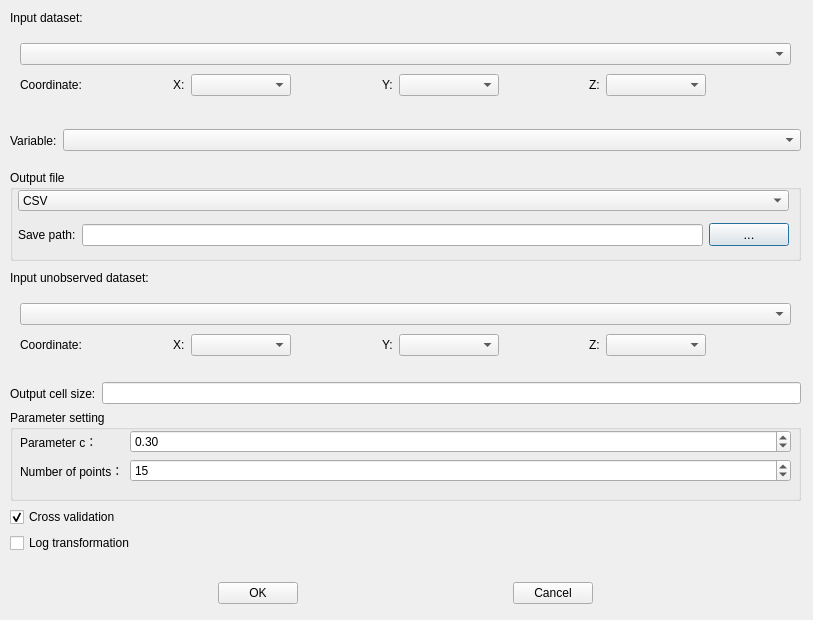
<?xml version="1.0" encoding="UTF-8"?>
<ui version="4.0">
 <class>OYangCZServiceDialog</class>
 <widget class="QDialog" name="OYangCZServiceDialog">
  <property name="geometry">
   <rect>
    <x>0</x>
    <y>0</y>
    <width>813</width>
    <height>620</height>
   </rect>
  </property>
  <property name="sizePolicy">
   <sizepolicy hsizetype="Preferred" vsizetype="Minimum">
    <horstretch>0</horstretch>
    <verstretch>0</verstretch>
   </sizepolicy>
  </property>
  <property name="minimumSize">
   <size>
    <width>0</width>
    <height>0</height>
   </size>
  </property>
  <property name="font">
   <font>
    <pointsize>9</pointsize>
   </font>
  </property>
  <property name="windowTitle">
   <string>OYangCZ</string>
  </property>
  <widget class="QWidget" name="widget_grid" native="true">
   <property name="geometry">
    <rect>
     <x>20</x>
     <y>760</y>
     <width>569</width>
     <height>55</height>
    </rect>
   </property>
   <property name="sizePolicy">
    <sizepolicy hsizetype="Preferred" vsizetype="Minimum">
     <horstretch>0</horstretch>
     <verstretch>0</verstretch>
    </sizepolicy>
   </property>
   <property name="minimumSize">
    <size>
     <width>0</width>
     <height>55</height>
    </size>
   </property>
  </widget>
  <widget class="QLabel" name="label_2">
   <property name="geometry">
    <rect>
     <x>10</x>
     <y>10</y>
     <width>819</width>
     <height>15</height>
    </rect>
   </property>
   <property name="text">
    <string>Input dataset:</string>
   </property>
  </widget>
  <widget class="QWidget" name="widget" native="true">
   <property name="geometry">
    <rect>
     <x>10</x>
     <y>30</y>
     <width>791</width>
     <height>81</height>
    </rect>
   </property>
   <property name="styleSheet">
    <string notr="true"/>
   </property>
   <widget class="QWidget" name="verticalLayoutWidget_2">
    <property name="geometry">
     <rect>
      <x>10</x>
      <y>10</y>
      <width>771</width>
      <height>61</height>
     </rect>
    </property>
    <layout class="QVBoxLayout" name="verticalLayout_2">
     <item>
      <widget class="QComboBox" name="cmbObPath"/>
     </item>
     <item>
      <layout class="QHBoxLayout" name="horizontalLayout_2">
       <item>
        <widget class="QLabel" name="label_7">
         <property name="text">
          <string>Coordinate:</string>
         </property>
        </widget>
       </item>
       <item>
        <spacer name="horizontalSpacer_12">
         <property name="orientation">
          <enum>Qt::Horizontal</enum>
         </property>
         <property name="sizeHint" stdset="0">
          <size>
           <width>10</width>
           <height>20</height>
          </size>
         </property>
        </spacer>
       </item>
       <item>
        <widget class="QLabel" name="label_16">
         <property name="text">
          <string>X:</string>
         </property>
        </widget>
       </item>
       <item>
        <widget class="QComboBox" name="cmb_x">
         <property name="minimumSize">
          <size>
           <width>100</width>
           <height>0</height>
          </size>
         </property>
         <property name="editable">
          <bool>false</bool>
         </property>
        </widget>
       </item>
       <item>
        <spacer name="horizontalSpacer_13">
         <property name="orientation">
          <enum>Qt::Horizontal</enum>
         </property>
         <property name="sizeHint" stdset="0">
          <size>
           <width>40</width>
           <height>20</height>
          </size>
         </property>
        </spacer>
       </item>
       <item>
        <widget class="QLabel" name="label_17">
         <property name="enabled">
          <bool>true</bool>
         </property>
         <property name="text">
          <string>Y:</string>
         </property>
        </widget>
       </item>
       <item>
        <widget class="QComboBox" name="cmb_y">
         <property name="minimumSize">
          <size>
           <width>100</width>
           <height>0</height>
          </size>
         </property>
         <property name="editable">
          <bool>false</bool>
         </property>
        </widget>
       </item>
       <item>
        <spacer name="horizontalSpacer_14">
         <property name="orientation">
          <enum>Qt::Horizontal</enum>
         </property>
         <property name="sizeHint" stdset="0">
          <size>
           <width>40</width>
           <height>20</height>
          </size>
         </property>
        </spacer>
       </item>
       <item>
        <widget class="QLabel" name="label_18">
         <property name="text">
          <string>Z:</string>
         </property>
        </widget>
       </item>
       <item>
        <widget class="QComboBox" name="cmb_z">
         <property name="minimumSize">
          <size>
           <width>100</width>
           <height>0</height>
          </size>
         </property>
         <property name="editable">
          <bool>false</bool>
         </property>
        </widget>
       </item>
       <item>
        <spacer name="horizontalSpacer_15">
         <property name="orientation">
          <enum>Qt::Horizontal</enum>
         </property>
         <property name="sizeHint" stdset="0">
          <size>
           <width>40</width>
           <height>20</height>
          </size>
         </property>
        </spacer>
       </item>
      </layout>
     </item>
    </layout>
   </widget>
  </widget>
  <widget class="QWidget" name="horizontalLayoutWidget">
   <property name="geometry">
    <rect>
     <x>10</x>
     <y>120</y>
     <width>791</width>
     <height>41</height>
    </rect>
   </property>
   <layout class="QHBoxLayout" name="horizontalLayout_5">
    <item>
     <widget class="QLabel" name="label_19">
      <property name="text">
       <string>Variable:</string>
      </property>
     </widget>
    </item>
    <item>
     <widget class="QComboBox" name="cmbObVal">
      <property name="enabled">
       <bool>true</bool>
      </property>
      <property name="sizePolicy">
       <sizepolicy hsizetype="Expanding" vsizetype="Fixed">
        <horstretch>0</horstretch>
        <verstretch>0</verstretch>
       </sizepolicy>
      </property>
     </widget>
    </item>
   </layout>
  </widget>
  <widget class="QGroupBox" name="groupBox">
   <property name="geometry">
    <rect>
     <x>10</x>
     <y>170</y>
     <width>791</width>
     <height>91</height>
    </rect>
   </property>
   <property name="title">
    <string>Output file</string>
   </property>
   <widget class="QComboBox" name="cmb_choose">
    <property name="geometry">
     <rect>
      <x>8</x>
      <y>20</y>
      <width>771</width>
      <height>21</height>
     </rect>
    </property>
    <item>
     <property name="text">
      <string>CSV</string>
     </property>
    </item>
    <item>
     <property name="text">
      <string>Surface raster(.tif)</string>
     </property>
    </item>
   </widget>
   <widget class="QWidget" name="layoutWidget">
    <property name="geometry">
     <rect>
      <x>8</x>
      <y>50</y>
      <width>771</width>
      <height>30</height>
     </rect>
    </property>
    <layout class="QHBoxLayout" name="horizontalLayout_6">
     <item>
      <widget class="QLabel" name="label_20">
       <property name="text">
        <string>Save path:</string>
       </property>
      </widget>
     </item>
     <item>
      <widget class="QLineEdit" name="lineOutputPath"/>
     </item>
     <item>
      <widget class="QPushButton" name="btnBrowseOutput">
       <property name="font">
        <font>
         <pointsize>10</pointsize>
         <weight>50</weight>
         <bold>false</bold>
        </font>
       </property>
       <property name="text">
        <string>...</string>
       </property>
      </widget>
     </item>
    </layout>
   </widget>
  </widget>
  <widget class="QLabel" name="label_21">
   <property name="geometry">
    <rect>
     <x>10</x>
     <y>270</y>
     <width>819</width>
     <height>15</height>
    </rect>
   </property>
   <property name="text">
    <string>Input unobserved dataset:</string>
   </property>
  </widget>
  <widget class="QWidget" name="widget_2" native="true">
   <property name="geometry">
    <rect>
     <x>10</x>
     <y>290</y>
     <width>791</width>
     <height>81</height>
    </rect>
   </property>
   <property name="sizePolicy">
    <sizepolicy hsizetype="Preferred" vsizetype="Expanding">
     <horstretch>0</horstretch>
     <verstretch>50</verstretch>
    </sizepolicy>
   </property>
   <widget class="QWidget" name="verticalLayoutWidget_4">
    <property name="geometry">
     <rect>
      <x>10</x>
      <y>10</y>
      <width>771</width>
      <height>61</height>
     </rect>
    </property>
    <layout class="QVBoxLayout" name="verticalLayout_4">
     <item>
      <widget class="QComboBox" name="cmb_unknow"/>
     </item>
     <item>
      <layout class="QHBoxLayout" name="horizontalLayout_7">
       <item>
        <widget class="QLabel" name="label_22">
         <property name="text">
          <string>Coordinate:</string>
         </property>
        </widget>
       </item>
       <item>
        <spacer name="horizontalSpacer_16">
         <property name="orientation">
          <enum>Qt::Horizontal</enum>
         </property>
         <property name="sizeHint" stdset="0">
          <size>
           <width>10</width>
           <height>20</height>
          </size>
         </property>
        </spacer>
       </item>
       <item>
        <widget class="QLabel" name="label_23">
         <property name="text">
          <string>X:</string>
         </property>
        </widget>
       </item>
       <item>
        <widget class="QComboBox" name="cmb_x_u">
         <property name="minimumSize">
          <size>
           <width>100</width>
           <height>0</height>
          </size>
         </property>
        </widget>
       </item>
       <item>
        <spacer name="horizontalSpacer_17">
         <property name="orientation">
          <enum>Qt::Horizontal</enum>
         </property>
         <property name="sizeHint" stdset="0">
          <size>
           <width>40</width>
           <height>20</height>
          </size>
         </property>
        </spacer>
       </item>
       <item>
        <widget class="QLabel" name="label_24">
         <property name="enabled">
          <bool>true</bool>
         </property>
         <property name="text">
          <string>Y:</string>
         </property>
        </widget>
       </item>
       <item>
        <widget class="QComboBox" name="cmb_y_u">
         <property name="minimumSize">
          <size>
           <width>100</width>
           <height>0</height>
          </size>
         </property>
        </widget>
       </item>
       <item>
        <spacer name="horizontalSpacer_18">
         <property name="orientation">
          <enum>Qt::Horizontal</enum>
         </property>
         <property name="sizeHint" stdset="0">
          <size>
           <width>40</width>
           <height>20</height>
          </size>
         </property>
        </spacer>
       </item>
       <item>
        <widget class="QLabel" name="label_25">
         <property name="text">
          <string>Z:</string>
         </property>
        </widget>
       </item>
       <item>
        <widget class="QComboBox" name="cmb_z_u">
         <property name="sizePolicy">
          <sizepolicy hsizetype="Preferred" vsizetype="Fixed">
           <horstretch>0</horstretch>
           <verstretch>0</verstretch>
          </sizepolicy>
         </property>
         <property name="minimumSize">
          <size>
           <width>100</width>
           <height>0</height>
          </size>
         </property>
        </widget>
       </item>
       <item>
        <spacer name="horizontalSpacer_19">
         <property name="orientation">
          <enum>Qt::Horizontal</enum>
         </property>
         <property name="sizeHint" stdset="0">
          <size>
           <width>40</width>
           <height>20</height>
          </size>
         </property>
        </spacer>
       </item>
      </layout>
     </item>
    </layout>
   </widget>
  </widget>
  <widget class="QGroupBox" name="groupBox_2">
   <property name="geometry">
    <rect>
     <x>10</x>
     <y>410</y>
     <width>791</width>
     <height>91</height>
    </rect>
   </property>
   <property name="title">
    <string>Parameter setting</string>
   </property>
   <widget class="QWidget" name="formLayoutWidget">
    <property name="geometry">
     <rect>
      <x>10</x>
      <y>20</y>
      <width>771</width>
      <height>59</height>
     </rect>
    </property>
    <layout class="QFormLayout" name="formLayout">
     <item row="0" column="0">
      <widget class="QLabel" name="label_10">
       <property name="text">
        <string>Parameter c：</string>
       </property>
      </widget>
     </item>
     <item row="0" column="1">
      <widget class="QDoubleSpinBox" name="dsb_c_num">
       <property name="maximum">
        <double>1.500000000000000</double>
       </property>
       <property name="singleStep">
        <double>0.100000000000000</double>
       </property>
       <property name="value">
        <double>0.300000000000000</double>
       </property>
      </widget>
     </item>
     <item row="1" column="0">
      <widget class="QLabel" name="label_11">
       <property name="text">
        <string>Number of points：</string>
       </property>
      </widget>
     </item>
     <item row="1" column="1">
      <widget class="QSpinBox" name="sb_k_num">
       <property name="minimum">
        <number>1</number>
       </property>
       <property name="maximum">
        <number>9999</number>
       </property>
       <property name="value">
        <number>15</number>
       </property>
      </widget>
     </item>
    </layout>
   </widget>
  </widget>
  <widget class="QWidget" name="verticalLayoutWidget_3">
   <property name="geometry">
    <rect>
     <x>10</x>
     <y>507</y>
     <width>791</width>
     <height>97</height>
    </rect>
   </property>
   <layout class="QVBoxLayout" name="verticalLayout_3">
    <property name="sizeConstraint">
     <enum>QLayout::SetDefaultConstraint</enum>
    </property>
    <item>
     <widget class="QCheckBox" name="cb_error">
      <property name="text">
       <string>Cross validation</string>
      </property>
      <property name="checked">
       <bool>true</bool>
      </property>
      <property name="tristate">
       <bool>false</bool>
      </property>
     </widget>
    </item>
    <item>
     <widget class="QCheckBox" name="cb_log">
      <property name="text">
       <string>Log transformation</string>
      </property>
     </widget>
    </item>
    <item>
     <spacer name="verticalSpacer">
      <property name="orientation">
       <enum>Qt::Vertical</enum>
      </property>
      <property name="sizeHint" stdset="0">
       <size>
        <width>20</width>
        <height>40</height>
       </size>
      </property>
     </spacer>
    </item>
    <item>
     <layout class="QHBoxLayout" name="horizontalLayout_8">
      <item>
       <spacer name="horizontalSpacer_20">
        <property name="orientation">
         <enum>Qt::Horizontal</enum>
        </property>
        <property name="sizeHint" stdset="0">
         <size>
          <width>40</width>
          <height>20</height>
         </size>
        </property>
       </spacer>
      </item>
      <item>
       <widget class="QPushButton" name="btnComfirm">
        <property name="text">
         <string>OK</string>
        </property>
       </widget>
      </item>
      <item>
       <spacer name="horizontalSpacer_21">
        <property name="orientation">
         <enum>Qt::Horizontal</enum>
        </property>
        <property name="sizeHint" stdset="0">
         <size>
          <width>40</width>
          <height>20</height>
         </size>
        </property>
       </spacer>
      </item>
      <item>
       <widget class="QPushButton" name="btnCancel">
        <property name="text">
         <string>Cancel</string>
        </property>
       </widget>
      </item>
      <item>
       <spacer name="horizontalSpacer_22">
        <property name="orientation">
         <enum>Qt::Horizontal</enum>
        </property>
        <property name="sizeHint" stdset="0">
         <size>
          <width>40</width>
          <height>20</height>
         </size>
        </property>
       </spacer>
      </item>
     </layout>
    </item>
   </layout>
  </widget>
  <widget class="QWidget" name="horizontalLayoutWidget_2">
   <property name="geometry">
    <rect>
     <x>10</x>
     <y>380</y>
     <width>791</width>
     <height>27</height>
    </rect>
   </property>
   <layout class="QHBoxLayout" name="horizontalLayout">
    <item>
     <widget class="QLabel" name="label_grid_2">
      <property name="text">
       <string>Output cell size:</string>
      </property>
     </widget>
    </item>
    <item>
     <widget class="QLineEdit" name="line_size"/>
    </item>
   </layout>
  </widget>
 </widget>
 <resources/>
 <connections/>
</ui>
